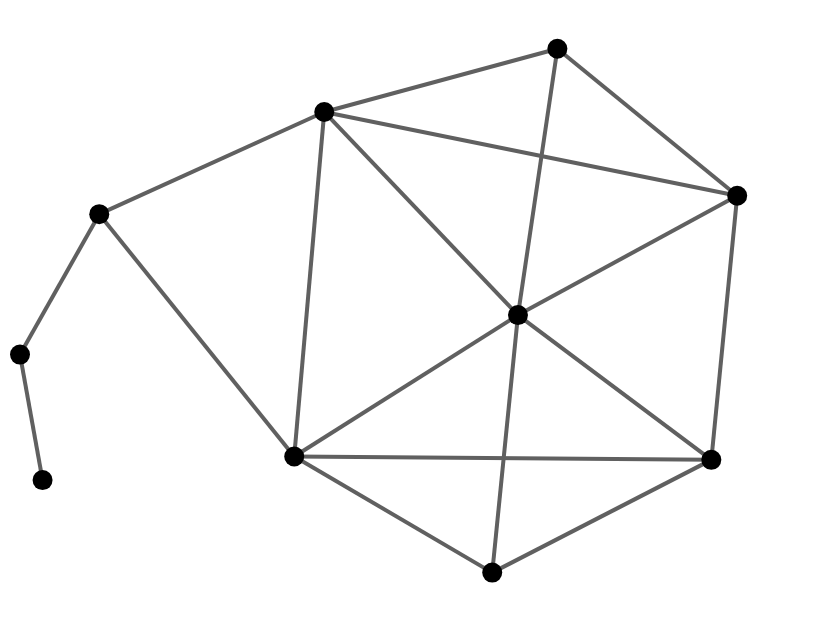

The code cell stored with this chart in its notebook:
### Markdown cell above
Unstyled one liner

### Code cell
G = nx.krackhardt_kite_graph()

chart =  alph(G)

chart.configure_view(strokeWidth=0).properties(width=400, height=300)

### Figure 1 — Vega-Lite specification as saved in the notebook (floating-point values rounded to 4 significant figures)
{"$schema": "https://vega.github.io/schema/vega-lite/v4.17.0.json", "config": {"view": {"continuousHeight": 300, "continuousWidth": 400, "strokeWidth": 0}}, "datasets": {"data-16794740b2cd168caddde40b0b3879b1": [{"__node_r": 5, "__node_size": 100, "x": 691.3, "y": 150.2}, {"__node_r": 5, "__node_size": 100, "x": 717.2, "y": 414.3}, {"__node_r": 5, "__node_size": 100, "x": 472.2, "y": 37.38}, {"__node_r": 5, "__node_size": 100, "x": 498.0, "y": 294.9}, {"__node_r": 5, "__node_size": 100, "x": 537.4, "y": 561.3}, {"__node_r": 5, "__node_size": 100, "x": 274.2, "y": 153.5}, {"__node_r": 5, "__node_size": 100, "x": 304.2, "y": 498.0}, {"__node_r": 5, "__node_size": 100, "x": 79.26, "y": 395.9}, {"__node_r": 5, "__node_size": 100, "x": 0, "y": 255.4}, {"__node_r": 5, "__node_size": 100, "x": 22.57, "y": 129.9}], "data-e869ee34d3d10dc174f7249bbfc5dc47": [{"edge": 0, "pair": [0, 1], "source": 0, "target": 1, "x": 691.3, "y": 150.2}, {"edge": 0, "pair": [0, 1], "source": 0, "target": 1, "x": 717.2, "y": 414.3}, {"edge": 1, "pair": [0, 2], "source": 0, "target": 2, "x": 691.3, "y": 150.2}, {"edge": 1, "pair": [0, 2], "source": 0, "target": 2, "x": 472.2, "y": 37.38}, {"edge": 2, "pair": [0, 3], "source": 0, "target": 3, "x": 691.3, "y": 150.2}, {"edge": 2, "pair": [0, 3], "source": 0, "target": 3, "x": 498.0, "y": 294.9}, {"edge": 3, "pair": [0, 5], "source": 0, "target": 5, "x": 691.3, "y": 150.2}, {"edge": 3, "pair": [0, 5], "source": 0, "target": 5, "x": 274.2, "y": 153.5}, {"edge": 4, "pair": [1, 3], "source": 1, "target": 3, "x": 717.2, "y": 414.3}, {"edge": 4, "pair": [1, 3], "source": 1, "target": 3, "x": 498.0, "y": 294.9}, {"edge": 5, "pair": [1, 4], "source": 1, "target": 4, "x": 717.2, "y": 414.3}, {"edge": 5, "pair": [1, 4], "source": 1, "target": 4, "x": 537.4, "y": 561.3}, {"edge": 6, "pair": [1, 6], "source": 1, "target": 6, "x": 717.2, "y": 414.3}, {"edge": 6, "pair": [1, 6], "source": 1, "target": 6, "x": 304.2, "y": 498.0}, {"edge": 7, "pair": [2, 3], "source": 2, "target": 3, "x": 472.2, "y": 37.38}, {"edge": 7, "pair": [2, 3], "source": 2, "target": 3, "x": 498.0, "y": 294.9}, {"edge": 8, "pair": [2, 5], "source": 2, "target": 5, "x": 472.2, "y": 37.38}, {"edge": 8, "pair": [2, 5], "source": 2, "target": 5, "x": 274.2, "y": 153.5}, {"edge": 9, "pair": [3, 4], "source": 3, "target": 4, "x": 498.0, "y": 294.9}, {"edge": 9, "pair": [3, 4], "source": 3, "target": 4, "x": 537.4, "y": 561.3}, {"edge": 10, "pair": [3, 5], "source": 3, "target": 5, "x": 498.0, "y": 294.9}, {"edge": 10, "pair": [3, 5], "source": 3, "target": 5, "x": 274.2, "y": 153.5}, {"edge": 11, "pair": [3, 6], "source": 3, "target": 6, "x": 498.0, "y": 294.9}, {"edge": 11, "pair": [3, 6], "source": 3, "target": 6, "x": 304.2, "y": 498.0}, {"edge": 12, "pair": [4, 6], "source": 4, "target": 6, "x": 537.4, "y": 561.3}, {"edge": 12, "pair": [4, 6], "source": 4, "target": 6, "x": 304.2, "y": 498.0}, {"edge": 13, "pair": [5, 6], "source": 5, "target": 6, "x": 274.2, "y": 153.5}, {"edge": 13, "pair": [5, 6], "source": 5, "target": 6, "x": 304.2, "y": 498.0}, {"edge": 14, "pair": [5, 7], "source": 5, "target": 7, "x": 274.2, "y": 153.5}, {"edge": 14, "pair": [5, 7], "source": 5, "target": 7, "x": 79.26, "y": 395.9}, {"edge": 15, "pair": [6, 7], "source": 6, "target": 7, "x": 304.2, "y": 498.0}, {"edge": 15, "pair": [6, 7], "source": 6, "target": 7, "x": 79.26, "y": 395.9}, {"edge": 16, "pair": [7, 8], "source": 7, "target": 8, "x": 79.26, "y": 395.9}, {"edge": 16, "pair": [7, 8], "source": 7, "target": 8, "x": 0, "y": 255.4}, {"edge": 17, "pair": [8, 9], "source": 8, "target": 9, "x": 0, "y": 255.4}, {"edge": 17, "pair": [8, 9], "source": 8, "target": 9, "x": 22.57, "y": 129.9}]}, "height": 300, "layer": [{"data": {"name": "data-e869ee34d3d10dc174f7249bbfc5dc47"}, "encoding": {"color": {"value": "#606060"}, "detail": {"field": "edge", "type": "quantitative"}, "opacity": {"value": 1}, "strokeWidth": {"value": 2}, "x": {"axis": {"domain": false, "grid": false, "labels": false, "ticks": false, "title": ""}, "field": "x", "type": "quantitative"}, "y": {"axis": {"domain": false, "grid": false, "labels": false, "ticks": false, "title": ""}, "field": "y", "type": "quantitative"}}, "mark": "line"}, {"data": {"name": "data-16794740b2cd168caddde40b0b3879b1"}, "encoding": {"fill": {"value": "#000"}, "opacity": {"value": 1}, "size": {"value": 100}, "stroke": {"value": "#565656"}, "strokeWidth": {"value": 0}, "tooltip": [], "x": {"axis": {"domain": false, "grid": false, "labels": false, "ticks": false, "title": ""}, "field": "x", "type": "quantitative"}, "y": {"axis": {"domain": false, "grid": false, "labels": false, "ticks": false, "title": ""}, "field": "y", "type": "quantitative"}}, "mark": "circle"}], "resolve": {"scale": {"color": "independent", "fill": "independent", "opacity": "independent", "size": "independent", "strokeWidth": "independent"}}, "width": 400}
